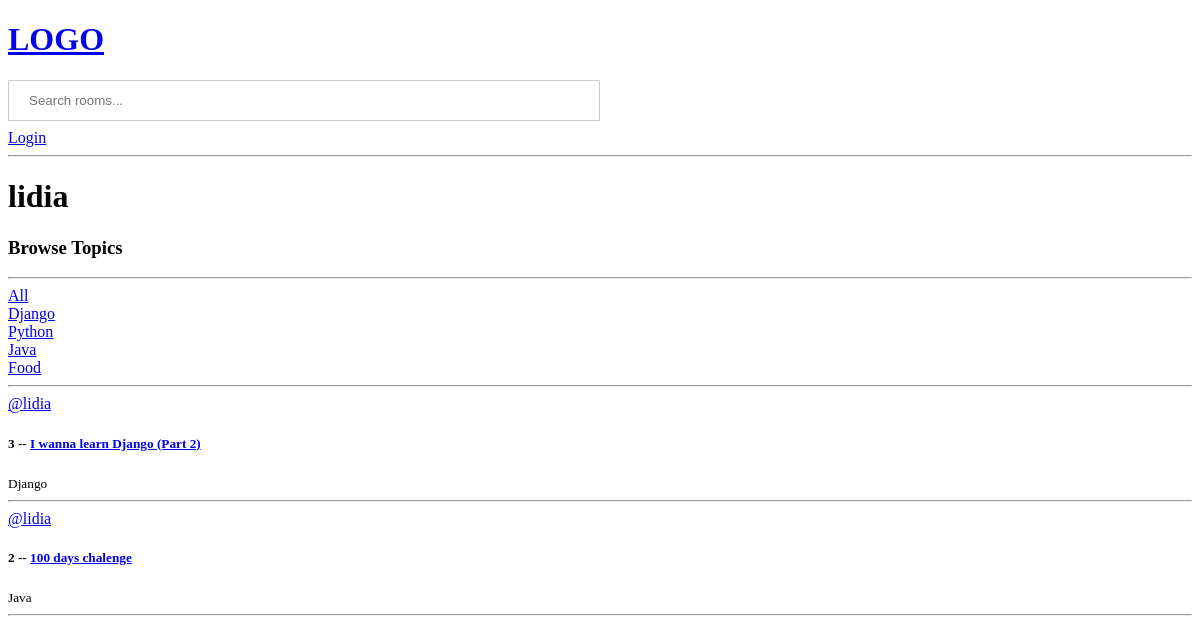
The page /profile/2 on the database its author committed.
### base/models.py (models this page shows, shortened)
class Topic(models.Model):
    name = models.CharField(max_length=200)

class Room(models.Model):
    host = models.ForeignKey(User, on_delete=models.SET_NULL, null=True)
    topic = models.ForeignKey(Topic, on_delete=models.SET_NULL, null=True)
    name = models.CharField(max_length=200)
    description = models.TextField(null=True, blank=True)
    participants = models.ManyToManyField(User, related_name='participants', blank=True)
    updated = models.DateTimeField(auto_now=True)
    created = models.DateTimeField(auto_now_add=True)
    class Meta:
        ordering = ['-updated', '-created']

### base/views.py (the view)
# urls.py: path('profile/<str:pk>', views.userProfile, name='user-profile')
def userProfile(request, pk):
    user = User.objects.get(id=pk)
    rooms = user.room_set.all()
    topics = Topic.objects.all()
    context = {'user': user, 'rooms': rooms, 'topics': topics}
    return render(request, 'base/profile.html', context)

### base/templates/base/profile.html
{% extends 'main.html' %}
{% block content %}
<h1>{{user.username}}</h1>
<div class="profile-container">
    <div>
        {% include 'base/topics_component.html' %}
    </div>
    <div>
        {% include 'base/feed_component.html' %}
    </div>
</div>
{% endblock content %}

### base/templates/base/topics_component.html
 <h3>Browse Topics</h3>
 <hr>
 <div>
     <a href="{% url 'home' %}">All</a>
 </div>
 {% for topic in topics %}
 <div>
     <a href="{% url 'home' %}?q={{topic.name}}">{{topic.name}}</a>
 </div>
 {% endfor %}
 <hr/>

### base/templates/base/feed_component.html (shortened to what this page needs)
<div>
    {% for room in rooms %}
    <div>
        <a href="{% url 'user-profile' room.host.id %}">@{{room.host.username}}</a>
        <h5>{{room.id}} -- <a href="{% url 'room' room.id %}">{{room.name}}</a></h5>
        <small>{{room.topic.name}}</small>
        <hr>
    </div>
    {% endfor %}
</div>

### static/css/main.css (style rules this page uses)
body { background-color: white; }

### rows shown on the page
Topic: name "Django"
Topic: name "Python"
Topic: name "Java"
Topic: name "Food"
Room: host.username "lidia", id "3", name "I wanna learn Django (Part 2)", topic.name "Django"
Room: host.username "lidia", id "2", name "100 days chalenge", topic.name "Java"

### other values the page prints
{{ user.username }} "lidia"
